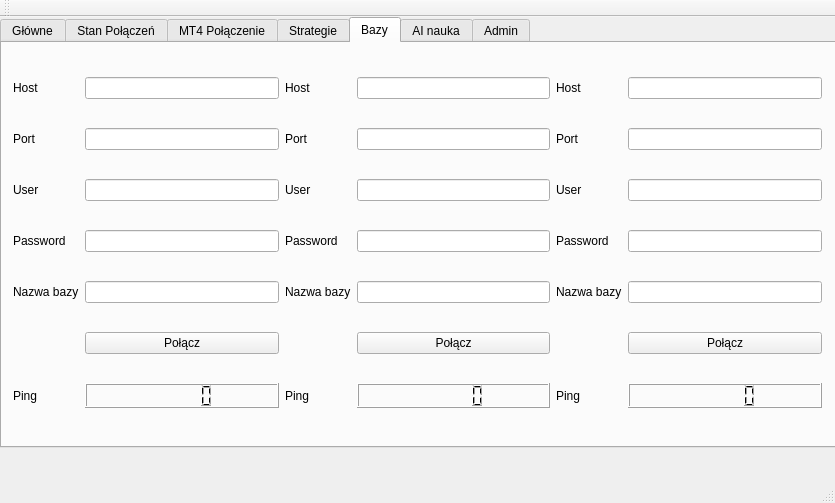
<?xml version="1.0" encoding="UTF-8"?>
<ui version="4.0">
 <class>MasterOfPuppets</class>
 <widget class="QMainWindow" name="MasterOfPuppets">
  <property name="geometry">
   <rect>
    <x>0</x>
    <y>0</y>
    <width>835</width>
    <height>503</height>
   </rect>
  </property>
  <property name="windowTitle">
   <string>MasterOfPuppets</string>
  </property>
  <widget class="QWidget" name="centralWidget">
   <widget class="QTabWidget" name="tabWidget">
    <property name="geometry">
     <rect>
      <x>0</x>
      <y>0</y>
      <width>841</width>
      <height>431</height>
     </rect>
    </property>
    <property name="maximumSize">
     <size>
      <width>841</width>
      <height>431</height>
     </size>
    </property>
    <property name="currentIndex">
     <number>4</number>
    </property>
    <widget class="QWidget" name="tab">
     <attribute name="title">
      <string>Główne</string>
     </attribute>
     <widget class="QWidget" name="gridLayoutWidget_2">
      <property name="geometry">
       <rect>
        <x>0</x>
        <y>0</y>
        <width>831</width>
        <height>391</height>
       </rect>
      </property>
      <layout class="QGridLayout" name="gridLayout_3">
       <item row="2" column="3">
        <widget class="QSpinBox" name="spinBox_2"/>
       </item>
       <item row="6" column="0">
        <widget class="QCheckBox" name="checkBox_3">
         <property name="text">
          <string>Automatycznie ładować konfigurację ?</string>
         </property>
        </widget>
       </item>
       <item row="7" column="1">
        <widget class="QCheckBox" name="checkBox">
         <property name="text">
          <string>CheckBox</string>
         </property>
        </widget>
       </item>
       <item row="7" column="0">
        <widget class="QCheckBox" name="checkBox_4">
         <property name="text">
          <string>Automatycznie łaczyć z bazami ?</string>
         </property>
        </widget>
       </item>
       <item row="1" column="0">
        <widget class="QLabel" name="label_7">
         <property name="text">
          <string>Automatyzacja</string>
         </property>
        </widget>
       </item>
       <item row="2" column="4">
        <widget class="QComboBox" name="comboBox"/>
       </item>
       <item row="2" column="2">
        <widget class="QLabel" name="label_31">
         <property name="text">
          <string>Okres:</string>
         </property>
        </widget>
       </item>
       <item row="6" column="1">
        <widget class="QCheckBox" name="checkBox_2">
         <property name="text">
          <string>Automatycznie uczyć AI</string>
         </property>
        </widget>
       </item>
       <item row="6" column="2" colspan="3">
        <widget class="QCheckBox" name="checkBox_5">
         <property name="text">
          <string>Automatycznie rozpoczynać grę na giełdzie ? </string>
         </property>
        </widget>
       </item>
       <item row="7" column="2" colspan="3">
        <widget class="QCheckBox" name="checkBox_6">
         <property name="text">
          <string>CheckBox</string>
         </property>
        </widget>
       </item>
       <item row="0" column="1">
        <widget class="QLCDNumber" name="lcdNumber_4"/>
       </item>
       <item row="0" column="0">
        <widget class="QLabel" name="label_35">
         <property name="text">
          <string>Ta instancja zarobiła w sumie: </string>
         </property>
        </widget>
       </item>
      </layout>
     </widget>
    </widget>
    <widget class="QWidget" name="tab_3">
     <attribute name="title">
      <string>Stan Połączeń</string>
     </attribute>
     <widget class="QWidget" name="gridLayoutWidget_6">
      <property name="geometry">
       <rect>
        <x>0</x>
        <y>0</y>
        <width>831</width>
        <height>381</height>
       </rect>
      </property>
      <layout class="QGridLayout" name="gridLayout_6">
       <item row="8" column="1">
        <widget class="QLCDNumber" name="lcdNumber_6"/>
       </item>
       <item row="0" column="4">
        <widget class="QLCDNumber" name="lcdNumber_11"/>
       </item>
       <item row="0" column="2" rowspan="3">
        <widget class="Line" name="line_3">
         <property name="orientation">
          <enum>Qt::Vertical</enum>
         </property>
        </widget>
       </item>
       <item row="7" column="0" colspan="2">
        <widget class="Line" name="line_2">
         <property name="orientation">
          <enum>Qt::Horizontal</enum>
         </property>
        </widget>
       </item>
       <item row="3" column="0" colspan="2">
        <widget class="Line" name="line">
         <property name="orientation">
          <enum>Qt::Horizontal</enum>
         </property>
        </widget>
       </item>
       <item row="9" column="1">
        <widget class="QLCDNumber" name="lcdNumber_7"/>
       </item>
       <item row="9" column="0">
        <widget class="QLabel" name="label_6">
         <property name="text">
          <string>Czas egzekucji zapytania (średnia, ostatnia doba) [ms]</string>
         </property>
        </widget>
       </item>
       <item row="0" column="0">
        <widget class="QLabel" name="label_2">
         <property name="text">
          <string>Ping do bazy Testowej [ms]</string>
         </property>
        </widget>
       </item>
       <item row="4" column="0">
        <widget class="QLabel" name="label_3">
         <property name="text">
          <string>Ping do bazy Produkcyjnej [ms]</string>
         </property>
        </widget>
       </item>
       <item row="0" column="1">
        <widget class="QLCDNumber" name="lcdNumber"/>
       </item>
       <item row="10" column="1">
        <widget class="QLCDNumber" name="lcdNumber_8"/>
       </item>
       <item row="6" column="1">
        <widget class="QLCDNumber" name="lcdNumber_9"/>
       </item>
       <item row="10" column="3">
        <widget class="QLabel" name="label_29">
         <property name="text">
          <string>TextLabel</string>
         </property>
        </widget>
       </item>
       <item row="1" column="1">
        <widget class="QLCDNumber" name="lcdNumber_2"/>
       </item>
       <item row="4" column="1">
        <widget class="QLCDNumber" name="lcdNumber_3"/>
       </item>
       <item row="2" column="1">
        <widget class="QLCDNumber" name="lcdNumber_10"/>
       </item>
       <item row="4" column="2" rowspan="3">
        <widget class="Line" name="line_4">
         <property name="orientation">
          <enum>Qt::Vertical</enum>
         </property>
        </widget>
       </item>
       <item row="5" column="1">
        <widget class="QLCDNumber" name="lcdNumber_5"/>
       </item>
       <item row="10" column="0">
        <widget class="QLabel" name="label_15">
         <property name="text">
          <string>Czas egzekucji zapytania (MAX, ostatnia doba) [ms]</string>
         </property>
        </widget>
       </item>
       <item row="1" column="0">
        <widget class="QLabel" name="label">
         <property name="text">
          <string>Czas egzekucji zapytan (średnia, ostatnia doba) [ms]</string>
         </property>
        </widget>
       </item>
       <item row="8" column="0">
        <widget class="QLabel" name="label_5">
         <property name="text">
          <string>Ping do bazy TensorFlow [ms]</string>
         </property>
        </widget>
       </item>
       <item row="5" column="0">
        <widget class="QLabel" name="label_4">
         <property name="text">
          <string>Czas egzekucji zapytania (średnia, ostatnia doba) [ms]</string>
         </property>
        </widget>
       </item>
       <item row="2" column="0">
        <widget class="QLabel" name="label_13">
         <property name="text">
          <string>Czas egzekucji zapytania (MAX, ostatnia doba) [ms]</string>
         </property>
        </widget>
       </item>
       <item row="6" column="0">
        <widget class="QLabel" name="label_14">
         <property name="text">
          <string>Czas egzekucji zapytania (MAX, ostatnia doba) [ms]</string>
         </property>
        </widget>
       </item>
       <item row="0" column="3">
        <widget class="QLabel" name="label_16">
         <property name="text">
          <string>TextLabel</string>
         </property>
        </widget>
       </item>
       <item row="1" column="3">
        <widget class="QLabel" name="label_17">
         <property name="text">
          <string>TextLabel</string>
         </property>
        </widget>
       </item>
       <item row="8" column="3">
        <widget class="QLabel" name="label_27">
         <property name="text">
          <string>TextLabel</string>
         </property>
        </widget>
       </item>
       <item row="9" column="3">
        <widget class="QLabel" name="label_28">
         <property name="text">
          <string>TextLabel</string>
         </property>
        </widget>
       </item>
       <item row="5" column="3">
        <widget class="QLabel" name="label_25">
         <property name="text">
          <string>TextLabel</string>
         </property>
        </widget>
       </item>
       <item row="6" column="3">
        <widget class="QLabel" name="label_26">
         <property name="text">
          <string>TextLabel</string>
         </property>
        </widget>
       </item>
       <item row="2" column="3">
        <widget class="QLabel" name="label_18">
         <property name="text">
          <string>TextLabel</string>
         </property>
        </widget>
       </item>
       <item row="4" column="3">
        <widget class="QLabel" name="label_24">
         <property name="text">
          <string>TextLabel</string>
         </property>
        </widget>
       </item>
       <item row="8" column="2">
        <widget class="Line" name="line_5">
         <property name="orientation">
          <enum>Qt::Vertical</enum>
         </property>
        </widget>
       </item>
       <item row="9" column="2">
        <widget class="Line" name="line_6">
         <property name="orientation">
          <enum>Qt::Vertical</enum>
         </property>
        </widget>
       </item>
       <item row="10" column="2">
        <widget class="Line" name="line_7">
         <property name="orientation">
          <enum>Qt::Vertical</enum>
         </property>
        </widget>
       </item>
      </layout>
     </widget>
    </widget>
    <widget class="QWidget" name="tab_4">
     <attribute name="title">
      <string>MT4 Połączenie</string>
     </attribute>
     <widget class="QWidget" name="gridLayoutWidget_7">
      <property name="geometry">
       <rect>
        <x>0</x>
        <y>0</y>
        <width>831</width>
        <height>391</height>
       </rect>
      </property>
      <layout class="QGridLayout" name="gridLayout_7">
       <item row="7" column="2">
        <widget class="QLineEdit" name="lineEdit_18"/>
       </item>
       <item row="8" column="4">
        <widget class="QLineEdit" name="lineEdit_4"/>
       </item>
       <item row="8" column="6">
        <widget class="QLineEdit" name="lineEdit_2"/>
       </item>
       <item row="7" column="6">
        <widget class="QLineEdit" name="lineEdit"/>
       </item>
       <item row="7" column="3">
        <widget class="QLabel" name="label_44">
         <property name="text">
          <string>Port początkowy:</string>
         </property>
        </widget>
       </item>
       <item row="8" column="1">
        <widget class="QLabel" name="label_19">
         <property name="text">
          <string>Password</string>
         </property>
        </widget>
       </item>
       <item row="6" column="1">
        <widget class="QLabel" name="label_22">
         <property name="text">
          <string>Port</string>
         </property>
        </widget>
       </item>
       <item row="7" column="1">
        <widget class="QLabel" name="label_21">
         <property name="text">
          <string>User</string>
         </property>
        </widget>
       </item>
       <item row="7" column="4">
        <widget class="QLineEdit" name="lineEdit_3"/>
       </item>
       <item row="8" column="2">
        <widget class="QLineEdit" name="lineEdit_19"/>
       </item>
       <item row="8" column="5">
        <widget class="QLabel" name="label_42">
         <property name="text">
          <string>Port końcowy:</string>
         </property>
        </widget>
       </item>
       <item row="6" column="4">
        <widget class="QLabel" name="label_46">
         <property name="text">
          <string>Test:</string>
         </property>
        </widget>
       </item>
       <item row="6" column="6">
        <widget class="QLabel" name="label_47">
         <property name="text">
          <string>Prod:</string>
         </property>
        </widget>
       </item>
       <item row="7" column="5">
        <widget class="QLabel" name="label_41">
         <property name="text">
          <string>Port początkowy: </string>
         </property>
        </widget>
       </item>
       <item row="1" column="1" colspan="2">
        <widget class="QLabel" name="label_33">
         <property name="text">
          <string>Serwer Inicjalizacyjny</string>
         </property>
        </widget>
       </item>
       <item row="10" column="1" colspan="3">
        <widget class="QLabel" name="label_20">
         <property name="text">
          <string>Połączeni klienci kont testowych</string>
         </property>
        </widget>
       </item>
       <item row="6" column="2">
        <widget class="QLineEdit" name="lineEdit_17"/>
       </item>
       <item row="8" column="3">
        <widget class="QLabel" name="label_45">
         <property name="text">
          <string>Port końcowy:</string>
         </property>
        </widget>
       </item>
       <item row="1" column="3" colspan="4">
        <widget class="QLabel" name="label_43">
         <property name="text">
          <string>Zakres portów klientów</string>
         </property>
        </widget>
       </item>
       <item row="12" column="7">
        <widget class="QPushButton" name="pushButton">
         <property name="text">
          <string>Dodaj dozwolony adres</string>
         </property>
        </widget>
       </item>
       <item row="12" column="6">
        <widget class="QPushButton" name="pushButton_delAdr">
         <property name="text">
          <string>Usuń aders</string>
         </property>
        </widget>
       </item>
       <item row="10" column="4" colspan="2">
        <widget class="QLabel" name="label_23">
         <property name="text">
          <string>Połączeni klienci kont produkcyjnych</string>
         </property>
        </widget>
       </item>
       <item row="10" column="6" colspan="2">
        <widget class="QLabel" name="label_36">
         <property name="text">
          <string>Dozwolone adresy</string>
         </property>
        </widget>
       </item>
       <item row="9" column="1" colspan="7">
        <widget class="Line" name="line_8">
         <property name="orientation">
          <enum>Qt::Horizontal</enum>
         </property>
        </widget>
       </item>
       <item row="11" column="6" colspan="2">
        <widget class="QTableWidget" name="tableWidget_adr">
         <property name="columnCount">
          <number>3</number>
         </property>
         <column/>
         <column/>
         <column/>
        </widget>
       </item>
       <item row="11" column="1" rowspan="2" colspan="3">
        <widget class="QTableWidget" name="tableWidget_test">
         <property name="rowCount">
          <number>0</number>
         </property>
         <property name="columnCount">
          <number>3</number>
         </property>
         <column>
          <property name="text">
           <string>ID</string>
          </property>
         </column>
         <column>
          <property name="text">
           <string>Adres IP</string>
          </property>
         </column>
         <column>
          <property name="text">
           <string>Para walutowa</string>
          </property>
         </column>
        </widget>
       </item>
       <item row="11" column="4" rowspan="2" colspan="2">
        <widget class="QTableWidget" name="tableWidget_prod">
         <property name="columnCount">
          <number>3</number>
         </property>
         <column>
          <property name="text">
           <string>ID</string>
          </property>
         </column>
         <column>
          <property name="text">
           <string>Adres IP</string>
          </property>
         </column>
         <column>
          <property name="text">
           <string>Para walutowa</string>
          </property>
         </column>
        </widget>
       </item>
      </layout>
     </widget>
    </widget>
    <widget class="QWidget" name="tab_5">
     <attribute name="title">
      <string>Strategie</string>
     </attribute>
     <widget class="QWidget" name="gridLayoutWidget_3">
      <property name="geometry">
       <rect>
        <x>0</x>
        <y>0</y>
        <width>831</width>
        <height>391</height>
       </rect>
      </property>
      <layout class="QGridLayout" name="gridLayout_4">
       <item row="4" column="1">
        <widget class="QMdiArea" name="mdiArea"/>
       </item>
       <item row="2" column="1">
        <widget class="QLabel" name="label_8">
         <property name="text">
          <string>TextLabel</string>
         </property>
        </widget>
       </item>
       <item row="1" column="1">
        <widget class="QLabel" name="label_9">
         <property name="text">
          <string>Docelowy okres zagrań</string>
         </property>
        </widget>
       </item>
       <item row="3" column="1">
        <widget class="QLabel" name="label_11">
         <property name="text">
          <string>TextLabel</string>
         </property>
        </widget>
       </item>
       <item row="5" column="1">
        <widget class="QLabel" name="label_12">
         <property name="text">
          <string>TextLabel</string>
         </property>
        </widget>
       </item>
       <item row="6" column="1">
        <widget class="QLabel" name="label_10">
         <property name="text">
          <string>TextLabel</string>
         </property>
        </widget>
       </item>
       <item row="1" column="0" rowspan="4">
        <widget class="QLabel" name="label_34">
         <property name="text">
          <string>TextLabel</string>
         </property>
        </widget>
       </item>
      </layout>
     </widget>
    </widget>
    <widget class="QWidget" name="tab_2">
     <attribute name="title">
      <string>Bazy</string>
     </attribute>
     <widget class="QWidget" name="gridLayoutWidget_4">
      <property name="geometry">
       <rect>
        <x>0</x>
        <y>0</y>
        <width>831</width>
        <height>401</height>
       </rect>
      </property>
      <layout class="QGridLayout" name="gridLayout_5">
       <item row="3" column="2">
        <widget class="QLabel" name="labPassDB2">
         <property name="text">
          <string>Password</string>
         </property>
        </widget>
       </item>
       <item row="4" column="2">
        <widget class="QLabel" name="labNameDB2">
         <property name="text">
          <string>Nazwa bazy</string>
         </property>
        </widget>
       </item>
       <item row="2" column="5">
        <widget class="QLabel" name="labUserDB3">
         <property name="text">
          <string>User</string>
         </property>
        </widget>
       </item>
       <item row="3" column="5">
        <widget class="QLabel" name="labPassDB3">
         <property name="text">
          <string>Password</string>
         </property>
        </widget>
       </item>
       <item row="3" column="1">
        <widget class="QLineEdit" name="lineEditPassDB1"/>
       </item>
       <item row="0" column="2">
        <widget class="QLabel" name="labHostDB2">
         <property name="text">
          <string>Host</string>
         </property>
        </widget>
       </item>
       <item row="4" column="5">
        <widget class="QLabel" name="labNameDB3">
         <property name="text">
          <string>Nazwa bazy</string>
         </property>
        </widget>
       </item>
       <item row="2" column="2">
        <widget class="QLabel" name="labUserDB2">
         <property name="text">
          <string>User</string>
         </property>
        </widget>
       </item>
       <item row="1" column="1">
        <widget class="QLineEdit" name="lineEditPortDB1"/>
       </item>
       <item row="0" column="0">
        <widget class="QLabel" name="labHosdDB1">
         <property name="text">
          <string>Host</string>
         </property>
        </widget>
       </item>
       <item row="6" column="6">
        <widget class="QLCDNumber" name="lcdNumber_17"/>
       </item>
       <item row="1" column="2">
        <widget class="QLabel" name="labPortDB2">
         <property name="text">
          <string>Port</string>
         </property>
        </widget>
       </item>
       <item row="5" column="6">
        <widget class="QPushButton" name="buttConnectDB3">
         <property name="text">
          <string>Połącz</string>
         </property>
        </widget>
       </item>
       <item row="0" column="1">
        <widget class="QLineEdit" name="lineEditHostDB1"/>
       </item>
       <item row="5" column="4">
        <widget class="QPushButton" name="buttConnectDB2">
         <property name="text">
          <string>Połącz</string>
         </property>
        </widget>
       </item>
       <item row="4" column="1">
        <widget class="QLineEdit" name="lineEditNameDB1"/>
       </item>
       <item row="5" column="1">
        <widget class="QPushButton" name="buttConnectDB1">
         <property name="text">
          <string>Połącz</string>
         </property>
        </widget>
       </item>
       <item row="4" column="4">
        <widget class="QLineEdit" name="lineEditNameDB2">
         <property name="text">
          <string notr="true"/>
         </property>
        </widget>
       </item>
       <item row="4" column="6">
        <widget class="QLineEdit" name="lineEditNameDB3"/>
       </item>
       <item row="3" column="4">
        <widget class="QLineEdit" name="lineEditPassDB2"/>
       </item>
       <item row="2" column="4">
        <widget class="QLineEdit" name="lineEditUserDB2"/>
       </item>
       <item row="2" column="1">
        <widget class="QLineEdit" name="lineEditUserDB1"/>
       </item>
       <item row="2" column="6">
        <widget class="QLineEdit" name="lineEditUserDB3"/>
       </item>
       <item row="3" column="6">
        <widget class="QLineEdit" name="lineEditPassDB3"/>
       </item>
       <item row="6" column="1">
        <widget class="QLCDNumber" name="lcdNumber_18">
         <property name="maximumSize">
          <size>
           <width>16777215</width>
           <height>25</height>
          </size>
         </property>
        </widget>
       </item>
       <item row="6" column="4">
        <widget class="QLCDNumber" name="lcdNumber_19"/>
       </item>
       <item row="4" column="0">
        <widget class="QLabel" name="labNameDB1">
         <property name="text">
          <string>Nazwa bazy</string>
         </property>
        </widget>
       </item>
       <item row="3" column="0">
        <widget class="QLabel" name="labPassDB1">
         <property name="text">
          <string>Password</string>
         </property>
        </widget>
       </item>
       <item row="0" column="4">
        <widget class="QLineEdit" name="lineEditHostDB2"/>
       </item>
       <item row="1" column="4">
        <widget class="QLineEdit" name="lineEditPortDB2">
         <property name="inputMethodHints">
          <set>Qt::ImhPreferNumbers</set>
         </property>
        </widget>
       </item>
       <item row="1" column="6">
        <widget class="QLineEdit" name="lineEditPortDB3"/>
       </item>
       <item row="0" column="6">
        <widget class="QLineEdit" name="lineEditHostDB3"/>
       </item>
       <item row="1" column="5">
        <widget class="QLabel" name="labPortDB3">
         <property name="text">
          <string>Port</string>
         </property>
        </widget>
       </item>
       <item row="0" column="5">
        <widget class="QLabel" name="labHostDB3">
         <property name="text">
          <string>Host</string>
         </property>
        </widget>
       </item>
       <item row="6" column="0">
        <widget class="QLabel" name="labPingDB1">
         <property name="text">
          <string>Ping</string>
         </property>
        </widget>
       </item>
       <item row="6" column="2">
        <widget class="QLabel" name="labPingDB2">
         <property name="text">
          <string>Ping</string>
         </property>
        </widget>
       </item>
       <item row="1" column="0">
        <widget class="QLabel" name="labPortDB1">
         <property name="text">
          <string>Port</string>
         </property>
        </widget>
       </item>
       <item row="6" column="5">
        <widget class="QLabel" name="labPingDB3">
         <property name="text">
          <string>Ping</string>
         </property>
        </widget>
       </item>
       <item row="2" column="0">
        <widget class="QLabel" name="labUserDB1">
         <property name="text">
          <string>User</string>
         </property>
        </widget>
       </item>
      </layout>
     </widget>
    </widget>
    <widget class="QWidget" name="tab_7">
     <attribute name="title">
      <string>AI nauka</string>
     </attribute>
     <widget class="QWidget" name="gridLayoutWidget_5">
      <property name="geometry">
       <rect>
        <x>0</x>
        <y>0</y>
        <width>831</width>
        <height>391</height>
       </rect>
      </property>
      <layout class="QGridLayout" name="gridLayout_8">
       <item row="3" column="0">
        <widget class="QComboBox" name="comboBox_3"/>
       </item>
       <item row="3" column="2">
        <widget class="QTextBrowser" name="textBrowser"/>
       </item>
       <item row="3" column="3">
        <widget class="QComboBox" name="comboBox_2"/>
       </item>
       <item row="1" column="0" colspan="4">
        <widget class="QTableWidget" name="tableWidget"/>
       </item>
       <item row="0" column="0" colspan="4">
        <widget class="QLabel" name="label_30">
         <property name="text">
          <string>Przejdź do strony TensorBoard</string>
         </property>
        </widget>
       </item>
       <item row="3" column="1">
        <widget class="QComboBox" name="comboBox_4"/>
       </item>
       <item row="3" column="4">
        <widget class="QProgressBar" name="progressBar">
         <property name="value">
          <number>24</number>
         </property>
        </widget>
       </item>
       <item row="1" column="4">
        <widget class="QLabel" name="label_32">
         <property name="text">
          <string>Bierzący postęp nauki</string>
         </property>
        </widget>
       </item>
      </layout>
     </widget>
    </widget>
    <widget class="QWidget" name="tab_6">
     <attribute name="title">
      <string>Admin</string>
     </attribute>
     <widget class="QWidget" name="gridLayoutWidget">
      <property name="geometry">
       <rect>
        <x>0</x>
        <y>0</y>
        <width>831</width>
        <height>401</height>
       </rect>
      </property>
      <layout class="QGridLayout" name="gridLayout">
       <item row="0" column="0">
        <widget class="QCheckBox" name="checkBox_7">
         <property name="text">
          <string>Pokaż debag</string>
         </property>
        </widget>
       </item>
       <item row="1" column="0">
        <widget class="QCheckBox" name="checkBox_8">
         <property name="text">
          <string>Loguj (także) do pliku log</string>
         </property>
        </widget>
       </item>
       <item row="2" column="0">
        <widget class="QPushButton" name="pushButtonArmagedon">
         <property name="text">
          <string>Przycisk Armagedonu</string>
         </property>
        </widget>
       </item>
      </layout>
     </widget>
    </widget>
   </widget>
  </widget>
  <widget class="QMenuBar" name="menuBar">
   <property name="geometry">
    <rect>
     <x>0</x>
     <y>0</y>
     <width>835</width>
     <height>27</height>
    </rect>
   </property>
  </widget>
  <widget class="QToolBar" name="mainToolBar">
   <attribute name="toolBarArea">
    <enum>TopToolBarArea</enum>
   </attribute>
   <attribute name="toolBarBreak">
    <bool>false</bool>
   </attribute>
  </widget>
  <widget class="QStatusBar" name="statusBar"/>
 </widget>
 <layoutdefault spacing="6" margin="11"/>
 <resources/>
 <connections/>
</ui>
